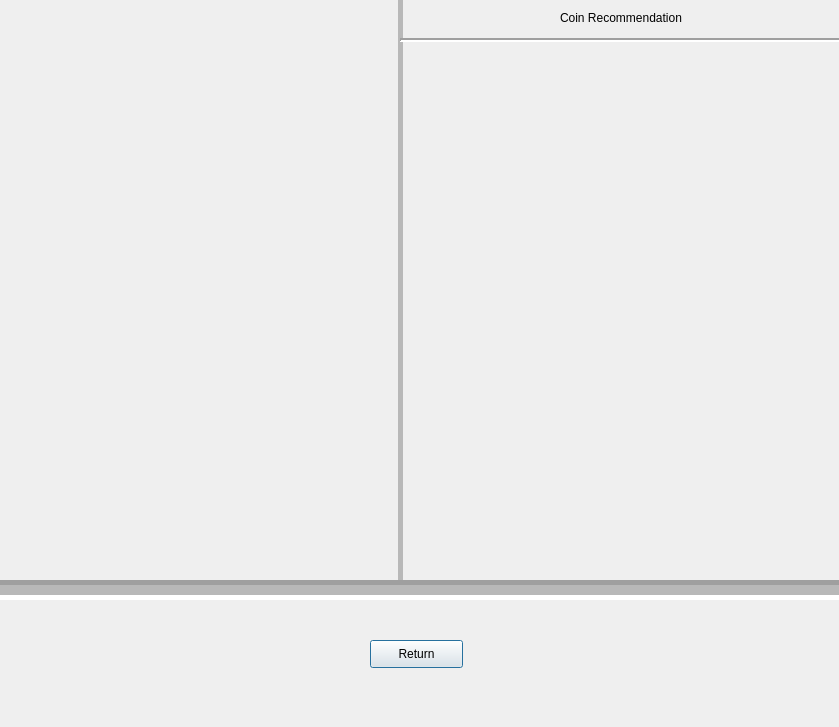
<?xml version="1.0" encoding="UTF-8"?>
<ui version="4.0">
 <class>Result</class>
 <widget class="QDialog" name="Result">
  <property name="geometry">
   <rect>
    <x>0</x>
    <y>0</y>
    <width>839</width>
    <height>727</height>
   </rect>
  </property>
  <property name="windowTitle">
   <string>Dialog</string>
  </property>
  <widget class="QPushButton" name="returnButton">
   <property name="geometry">
    <rect>
     <x>370</x>
     <y>640</y>
     <width>93</width>
     <height>28</height>
    </rect>
   </property>
   <property name="text">
    <string>Return</string>
   </property>
  </widget>
  <widget class="QLabel" name="userImage">
   <property name="geometry">
    <rect>
     <x>20</x>
     <y>100</y>
     <width>361</width>
     <height>471</height>
    </rect>
   </property>
   <property name="text">
    <string/>
   </property>
  </widget>
  <widget class="Line" name="line">
   <property name="geometry">
    <rect>
     <x>390</x>
     <y>0</y>
     <width>20</width>
     <height>581</height>
    </rect>
   </property>
   <property name="lineWidth">
    <number>0</number>
   </property>
   <property name="midLineWidth">
    <number>5</number>
   </property>
   <property name="orientation">
    <enum>Qt::Vertical</enum>
   </property>
  </widget>
  <widget class="Line" name="line_2">
   <property name="geometry">
    <rect>
     <x>-20</x>
     <y>580</y>
     <width>891</width>
     <height>20</height>
    </rect>
   </property>
   <property name="lineWidth">
    <number>10</number>
   </property>
   <property name="midLineWidth">
    <number>10</number>
   </property>
   <property name="orientation">
    <enum>Qt::Horizontal</enum>
   </property>
  </widget>
  <widget class="QLabel" name="resultImage">
   <property name="geometry">
    <rect>
     <x>420</x>
     <y>100</y>
     <width>411</width>
     <height>461</height>
    </rect>
   </property>
   <property name="text">
    <string/>
   </property>
  </widget>
  <widget class="Line" name="line_3">
   <property name="geometry">
    <rect>
     <x>400</x>
     <y>30</y>
     <width>441</width>
     <height>20</height>
    </rect>
   </property>
   <property name="lineWidth">
    <number>2</number>
   </property>
   <property name="orientation">
    <enum>Qt::Horizontal</enum>
   </property>
  </widget>
  <widget class="QLabel" name="label_3">
   <property name="geometry">
    <rect>
     <x>560</x>
     <y>10</y>
     <width>191</width>
     <height>16</height>
    </rect>
   </property>
   <property name="frameShadow">
    <enum>QFrame::Plain</enum>
   </property>
   <property name="text">
    <string>Coin Recommendation</string>
   </property>
   <property name="textFormat">
    <enum>Qt::AutoText</enum>
   </property>
  </widget>
 </widget>
 <resources/>
 <connections/>
</ui>
